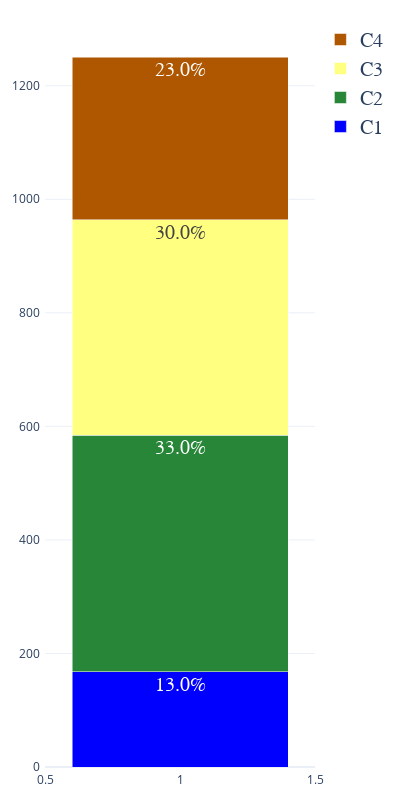

The notebook cell this image was saved under:
### Markdown cell above
- Classes distribution - Test Set

### Code cell
import plotly.graph_objects as go
class_dist_test = go.Figure()
class_dist_test.add_trace(go.Bar(x=[1], y=np.array(len(GUI.Data_dict['w'][GUI.Data_dict['w'] == 'C1'])), text="{}%".format(round((len(GUI.Data_dict['w'][GUI.Data_dict['w'] == 'C1'])/len(GUI.Data_dict['w']))*100,0)), 
                     textposition='auto', textfont={'family':'Arial', 'size':20}, marker_color='blue', name='C1' ))
class_dist_test.add_trace(go.Bar(x=[1], y=np.array(len(GUI.Data_dict['w'][GUI.Data_dict['w'] == 'C2'])), text="{}%".format(round((len(GUI.Data_dict['w'][GUI.Data_dict['w'] == 'C2'])/len(GUI.Data_dict['w']))*100,0)), 
                     textposition='auto', textfont={'family':'Arial', 'size':20}, marker_color='#288638', name='C2' ))
class_dist_test.add_trace(go.Bar(x=[1], y=np.array(len(GUI.Data_dict['w'][GUI.Data_dict['w'] == 'C3'])), text="{}%".format(round((len(GUI.Data_dict['w'][GUI.Data_dict['w'] == 'C3'])/len(GUI.Data_dict['w']))*100,0)), 
                     textposition='auto', textfont={'family':'Arial', 'size':20}, marker_color='#ffff80', name='C3' ))
class_dist_test.add_trace(go.Bar(x=[1], y=np.array(len(GUI.Data_dict['w'][GUI.Data_dict['w'] == 'C4'])), text="{}%".format(round((len(GUI.Data_dict['w'][GUI.Data_dict['w'] == 'C4'])/len(GUI.Data_dict['w']))*100,0)), 
                     textposition='auto', textfont={'family':'Arial', 'size':20}, marker_color='#ae5700', name='C4' ))
class_dist_test.update_layout(barmode='stack', autosize=False, width=400, height=800,
                      legend = dict(font={'family':'Arial', 'size':20}, orientation='v'),
                      margin = go.layout.Margin(l=20,r=20,b=20,t=20,pad = 4), template='plotly_white')

class_dist_test.update_traces(opacity=1)
class_dist_test.show()

### Figure 1 — Plotly figure (JSON) as saved in the notebook; plotly's stock layout.template omitted (floating-point values rounded to 4 significant figures)
{"data": [{"marker": {"color": "blue"}, "name": "C1", "opacity": 1, "text": "13.0%", "textfont": {"family": "Arial", "size": 20}, "textposition": "auto", "type": "bar", "x": [1], "y": [168]}, {"marker": {"color": "#288638"}, "name": "C2", "opacity": 1, "text": "33.0%", "textfont": {"family": "Arial", "size": 20}, "textposition": "auto", "type": "bar", "x": [1], "y": [416]}, {"marker": {"color": "#ffff80"}, "name": "C3", "opacity": 1, "text": "30.0%", "textfont": {"family": "Arial", "size": 20}, "textposition": "auto", "type": "bar", "x": [1], "y": [380]}, {"marker": {"color": "#ae5700"}, "name": "C4", "opacity": 1, "text": "23.0%", "textfont": {"family": "Arial", "size": 20}, "textposition": "auto", "type": "bar", "x": [1], "y": [286]}], "layout": {"autosize": false, "barmode": "stack", "height": 800, "legend": {"font": {"family": "Arial", "size": 20}, "orientation": "v"}, "margin": {"b": 20, "l": 20, "pad": 4, "r": 20, "t": 20}, "width": 400, "xaxis": {"autorange": true, "range": [0.5, 1.5], "type": "linear"}, "yaxis": {"autorange": true, "range": [0, 1316.0], "type": "linear"}}}
